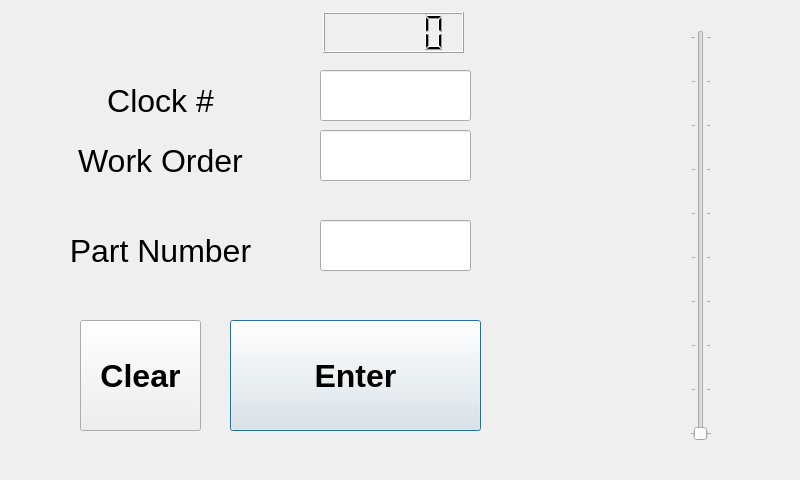
<?xml version="1.0" encoding="UTF-8"?>
<ui version="4.0">
 <class>MainWindow</class>
 <widget class="QDialog" name="MainWindow">
  <property name="geometry">
   <rect>
    <x>0</x>
    <y>0</y>
    <width>800</width>
    <height>480</height>
   </rect>
  </property>
  <property name="sizePolicy">
   <sizepolicy hsizetype="Preferred" vsizetype="Preferred">
    <horstretch>0</horstretch>
    <verstretch>0</verstretch>
   </sizepolicy>
  </property>
  <property name="minimumSize">
   <size>
    <width>800</width>
    <height>480</height>
   </size>
  </property>
  <property name="maximumSize">
   <size>
    <width>800</width>
    <height>480</height>
   </size>
  </property>
  <property name="cursor">
   <cursorShape>BlankCursor</cursorShape>
  </property>
  <property name="windowTitle">
   <string>Freeman Part Issuing</string>
  </property>
  <widget class="QLineEdit" name="txtWOID">
   <property name="geometry">
    <rect>
     <x>320</x>
     <y>130</y>
     <width>151</width>
     <height>51</height>
    </rect>
   </property>
   <property name="font">
    <font>
     <pointsize>18</pointsize>
     <weight>75</weight>
     <bold>true</bold>
    </font>
   </property>
   <property name="alignment">
    <set>Qt::AlignCenter</set>
   </property>
  </widget>
  <widget class="QLineEdit" name="txtPart">
   <property name="geometry">
    <rect>
     <x>320</x>
     <y>220</y>
     <width>151</width>
     <height>51</height>
    </rect>
   </property>
   <property name="font">
    <font>
     <pointsize>18</pointsize>
     <weight>75</weight>
     <bold>true</bold>
    </font>
   </property>
   <property name="alignment">
    <set>Qt::AlignCenter</set>
   </property>
  </widget>
  <widget class="QPushButton" name="btnEnter">
   <property name="geometry">
    <rect>
     <x>230</x>
     <y>320</y>
     <width>251</width>
     <height>111</height>
    </rect>
   </property>
   <property name="font">
    <font>
     <pointsize>24</pointsize>
     <weight>75</weight>
     <bold>true</bold>
    </font>
   </property>
   <property name="text">
    <string>Enter</string>
   </property>
  </widget>
  <widget class="QLabel" name="lblWOID">
   <property name="geometry">
    <rect>
     <x>40</x>
     <y>140</y>
     <width>241</width>
     <height>41</height>
    </rect>
   </property>
   <property name="font">
    <font>
     <pointsize>24</pointsize>
    </font>
   </property>
   <property name="text">
    <string>Work Order</string>
   </property>
   <property name="alignment">
    <set>Qt::AlignCenter</set>
   </property>
  </widget>
  <widget class="QLabel" name="lblPart">
   <property name="geometry">
    <rect>
     <x>40</x>
     <y>230</y>
     <width>241</width>
     <height>41</height>
    </rect>
   </property>
   <property name="font">
    <font>
     <pointsize>24</pointsize>
    </font>
   </property>
   <property name="text">
    <string>Part Number</string>
   </property>
   <property name="alignment">
    <set>Qt::AlignCenter</set>
   </property>
  </widget>
  <widget class="QPushButton" name="btnClear">
   <property name="geometry">
    <rect>
     <x>80</x>
     <y>320</y>
     <width>121</width>
     <height>111</height>
    </rect>
   </property>
   <property name="font">
    <font>
     <pointsize>24</pointsize>
     <weight>75</weight>
     <bold>true</bold>
    </font>
   </property>
   <property name="text">
    <string>Clear</string>
   </property>
  </widget>
  <widget class="QLabel" name="lblQty">
   <property name="geometry">
    <rect>
     <x>570</x>
     <y>30</y>
     <width>61</width>
     <height>41</height>
    </rect>
   </property>
   <property name="font">
    <font>
     <pointsize>24</pointsize>
    </font>
   </property>
   <property name="text">
    <string/>
   </property>
   <property name="alignment">
    <set>Qt::AlignCenter</set>
   </property>
  </widget>
  <widget class="QLabel" name="lblPartReturn">
   <property name="geometry">
    <rect>
     <x>50</x>
     <y>270</y>
     <width>511</width>
     <height>41</height>
    </rect>
   </property>
   <property name="font">
    <font>
     <pointsize>18</pointsize>
    </font>
   </property>
   <property name="text">
    <string/>
   </property>
   <property name="alignment">
    <set>Qt::AlignCenter</set>
   </property>
  </widget>
  <widget class="QLabel" name="lblWOIDReturn">
   <property name="geometry">
    <rect>
     <x>50</x>
     <y>180</y>
     <width>511</width>
     <height>41</height>
    </rect>
   </property>
   <property name="font">
    <font>
     <pointsize>18</pointsize>
    </font>
   </property>
   <property name="text">
    <string/>
   </property>
   <property name="alignment">
    <set>Qt::AlignCenter</set>
   </property>
  </widget>
  <widget class="QSlider" name="slQty">
   <property name="geometry">
    <rect>
     <x>690</x>
     <y>30</y>
     <width>22</width>
     <height>411</height>
    </rect>
   </property>
   <property name="minimum">
    <number>1</number>
   </property>
   <property name="maximum">
    <number>10</number>
   </property>
   <property name="pageStep">
    <number>1</number>
   </property>
   <property name="orientation">
    <enum>Qt::Vertical</enum>
   </property>
   <property name="tickPosition">
    <enum>QSlider::TicksBothSides</enum>
   </property>
   <property name="tickInterval">
    <number>1</number>
   </property>
  </widget>
  <widget class="QLineEdit" name="txtClockID">
   <property name="geometry">
    <rect>
     <x>320</x>
     <y>70</y>
     <width>151</width>
     <height>51</height>
    </rect>
   </property>
   <property name="font">
    <font>
     <pointsize>18</pointsize>
     <weight>75</weight>
     <bold>true</bold>
    </font>
   </property>
   <property name="alignment">
    <set>Qt::AlignCenter</set>
   </property>
  </widget>
  <widget class="QLabel" name="lblClockID">
   <property name="geometry">
    <rect>
     <x>40</x>
     <y>80</y>
     <width>241</width>
     <height>41</height>
    </rect>
   </property>
   <property name="font">
    <font>
     <pointsize>24</pointsize>
    </font>
   </property>
   <property name="text">
    <string>Clock #</string>
   </property>
   <property name="alignment">
    <set>Qt::AlignCenter</set>
   </property>
  </widget>
  <widget class="QLCDNumber" name="lcdTime">
   <property name="geometry">
    <rect>
     <x>323</x>
     <y>12</y>
     <width>141</width>
     <height>41</height>
    </rect>
   </property>
  </widget>
 </widget>
 <resources/>
 <connections/>
</ui>
